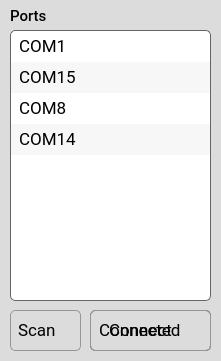
   <widget class="QGroupBox" name="groupBox_ports">
    <property name="geometry">
     <rect>
      <x>10</x>
      <y>180</y>
      <width>221</width>
      <height>361</height>
     </rect>
    </property>
    <property name="sizePolicy">
     <sizepolicy hsizetype="Expanding" vsizetype="Expanding">
      <horstretch>0</horstretch>
      <verstretch>0</verstretch>
     </sizepolicy>
    </property>
    <property name="font">
     <font>
      <family>Roboto Medium</family>
      <pointsize>11</pointsize>
      <weight>50</weight>
      <italic>false</italic>
      <bold>false</bold>
      <kerning>true</kerning>
     </font>
    </property>
    <property name="styleSheet">
     <string notr="true">QGroupBox {background-color: rgb(220,220,220);border: 0px; border-radius: 5px;  margin-top: 0.5em;}; 
QGroupBox::title {subcontrol-origin: margin;left: 10px;padding: 0 3px 0 3px;}</string>
    </property>
    <property name="title">
     <string/>
    </property>
    <widget class="QListWidget" name="listWidget_ports">
     <property name="geometry">
      <rect>
       <x>10</x>
       <y>30</y>
       <width>201</width>
       <height>271</height>
      </rect>
     </property>
     <property name="sizePolicy">
      <sizepolicy hsizetype="Expanding" vsizetype="Expanding">
       <horstretch>0</horstretch>
       <verstretch>0</verstretch>
      </sizepolicy>
     </property>
     <property name="font">
      <font>
       <family>Roboto</family>
       <pointsize>13</pointsize>
       <weight>50</weight>
       <italic>false</italic>
       <bold>false</bold>
       <kerning>true</kerning>
      </font>
     </property>
     <property name="focusPolicy">
      <enum>Qt::NoFocus</enum>
     </property>
     <property name="accessibleName">
      <string/>
     </property>
     <property name="styleSheet">
      <string notr="true">QListWidget { background: white; border:1px solid rgb(100, 100, 100); border-radius: 5px; } 

QListWidget::item { background:  qlineargradient(x1:0, y1:0, x2:0, y2:2.5,
                                  stop:0 #FFFFFF, stop:0.1 #FFFFFF, stop:1  #7B7B7B);  border: 1px solid transparent; border-radius: 0px; padding:3px;margin:1px  } 

QListWidget::item:hover:!selected { 	color:#256552; background: qlineargradient(x1:0, y1:0, x2:0, y2:2.5, stop:0 #FFFFFF, stop:0.1 #FFFFFF, stop:1 #AAAAAA); }

QListWidget::item:selected { color: black; background: qlineargradient(x1:1, y1:0, x2:0, y2:1, stop:0 #FFFFFF, stop:0.1 #FFFFFF, stop:1  #85b8cc); }

QListWidget::item:selected:disabled { color: black; background: qlineargradient(x1:0, y1:0, x2:0, y2:2, stop:0 #FFFFFF, stop:0.1 #FFFFFF, stop:1  #69D769); }

</string>
     </property>
     <property name="verticalScrollBarPolicy">
      <enum>Qt::ScrollBarAsNeeded</enum>
     </property>
     <property name="horizontalScrollBarPolicy">
      <enum>Qt::ScrollBarAlwaysOff</enum>
     </property>
     <property name="showDropIndicator" stdset="0">
      <bool>false</bool>
     </property>
     <property name="alternatingRowColors">
      <bool>true</bool>
     </property>
     <property name="sortingEnabled">
      <bool>false</bool>
     </property>
     <item>
      <property name="text">
       <string>COM1</string>
      </property>
     </item>
     <item>
      <property name="text">
       <string>COM15</string>
      </property>
     </item>
     <item>
      <property name="text">
       <string>COM8</string>
      </property>
     </item>
     <item>
      <property name="text">
       <string>COM14</string>
      </property>
     </item>
    </widget>
    <widget class="QPushButton" name="pushButton_scan">
     <property name="geometry">
      <rect>
       <x>10</x>
       <y>310</y>
       <width>71</width>
       <height>41</height>
      </rect>
     </property>
     <property name="font">
      <font>
       <family>Roboto</family>
       <pointsize>13</pointsize>
       <weight>50</weight>
       <italic>false</italic>
       <bold>false</bold>
       <kerning>true</kerning>
      </font>
     </property>
     <property name="styleSheet">
      <string notr="true">QPushButton {    
    padding: 0.2em 0.2em 0.3em 0.2em;
    border: 1px solid rgb(150, 150, 150);
	border-radius: 5px;
    background: qlineargradient(x1:0, y1:0, x2:0, y2:2,
                                  stop:0 #FFFFFF, stop:0.1 #FFFFFF, stop:1  #7B7B7B);
    color: black;
	text-align:left;
	padding-left:7px
}

QPushButton:hover:!pressed
{
	border: 1px solid rgb(150, 150, 150);
	border-radius: 5px;
 	background: #FFFFFF;
	color:#2f836a;
}

QPushButton:pressed
{
	border: 2px solid rgb(150, 150, 150);
	border-radius: 5px;
 	background: #AAAAAA;
	color:white;
}</string>
     </property>
     <property name="text">
      <string>Scan</string>
     </property>
     <property name="icon">
      <iconset resource="../../resources/resources.qrc">
       <normaloff>:/main/img/magnifying-glass.svg</normaloff>:/main/img/magnifying-glass.svg</iconset>
     </property>
    </widget>
    <widget class="QPushButton" name="pushButton_connect">
     <property name="enabled">
      <bool>true</bool>
     </property>
     <property name="geometry">
      <rect>
       <x>90</x>
       <y>310</y>
       <width>121</width>
       <height>41</height>
      </rect>
     </property>
     <property name="font">
      <font>
       <family>Roboto</family>
       <pointsize>13</pointsize>
       <weight>50</weight>
       <italic>false</italic>
       <bold>false</bold>
       <kerning>true</kerning>
      </font>
     </property>
     <property name="styleSheet">
      <string notr="true">QPushButton {    
    padding: 0.2em 0.2em 0.3em 0.2em;
    border: 1px solid rgb(100, 100, 100);
	border-radius: 5px;
    background: qlineargradient(x1:0, y1:0, x2:0, y2:2,
                                  stop:0 #FFFFFF, stop:0.1 #FFFFFF, stop:1  #7B7B7B);
    color: black;
	text-align:left;
	padding-left:18px
}

QPushButton:hover:!pressed
{
	border: 1px solid black;
	border-radius: 5px;
 	background: #FFFFFF;
	color:#2f836a;
}

QPushButton:pressed
{
	border: 1px solid black;
	border-radius: 5px;
 	background: #AAAAAA;
	color:white;
}</string>
     </property>
     <property name="text">
      <string>Connect</string>
     </property>
     <property name="icon">
      <iconset resource="../../resources/resources.qrc">
       <normaloff>:/main/img/power-off-red.png</normaloff>:/main/img/power-off-red.png</iconset>
     </property>
    </widget>
    <widget class="QPushButton" name="pushButton_disconnect">
     <property name="enabled">
      <bool>true</bool>
     </property>
     <property name="geometry">
      <rect>
       <x>90</x>
       <y>310</y>
       <width>121</width>
       <height>41</height>
      </rect>
     </property>
     <property name="font">
      <font>
       <family>Roboto</family>
       <pointsize>13</pointsize>
       <weight>50</weight>
       <italic>false</italic>
       <bold>false</bold>
       <kerning>true</kerning>
      </font>
     </property>
     <property name="styleSheet">
      <string notr="true">QPushButton {    
    padding: 0.2em 0.2em 0.3em 0.2em;
    border: 1px solid rgb(150, 150, 150);
	border-radius: 5px;
    background: qlineargradient(x1:0, y1:0, x2:0, y2:2,
                                  stop:0 #FFFFFF, stop:0.1 #FFFFFF, stop:1  #7B7B7B);
    color: black;
	text-align:left;
	padding-left:8px
}

QPushButton:hover:!pressed
{
	border: 1px solid rgb(150, 150, 150);
	border-radius: 5px;
 	background: #FFFFFF;
	color:#2f836a;
}

QPushButton:pressed
{
	border: 2px solid rgb(150, 150, 150);
	border-radius: 5px;
 	background: #AAAAAA;
	color:white;
}</string>
     </property>
     <property name="text">
      <string>Connected</string>
     </property>
     <property name="icon">
      <iconset resource="../../resources/resources.qrc">
       <normaloff>:/main/img/power-off-green3.png</normaloff>:/main/img/power-off-green3.png</iconset>
     </property>
    </widget>
    <widget class="QLabel" name="label_titlePorts">
     <property name="geometry">
      <rect>
       <x>10</x>
       <y>6</y>
       <width>191</width>
       <height>20</height>
      </rect>
     </property>
     <property name="font">
      <font>
       <family>Roboto Medium</family>
       <pointsize>11</pointsize>
      </font>
     </property>
     <property name="text">
      <string>Ports</string>
     </property>
    </widget>
   </widget>
